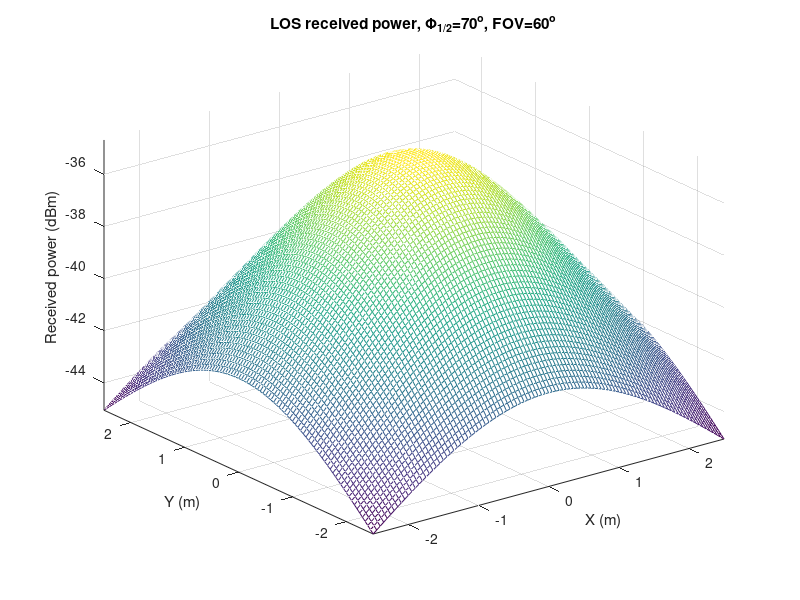

Reproduce this figure in MATLAB.
% FIXED version of Chapter3/program_3p1.m
% Program 3.1: LOS channel gain / received optical power on the receiving plane
% (single Lambertian LED in the centre of the ceiling).
%
% Fixes w.r.t. the original:
%  1. Optical concentrator gain is n^2/sin^2(FOV), not n^2/sin(FOV).
%  2. The concentrator only accepts light within its FOV: H = 0 for psi > FOV.
%  3. Units made explicit: power in mW, so 10*log10(P) is in dBm.
clear; clc; close all;

theta = 70;                           % LED semi-angle at half power (deg)
m = -log(2)/log(cosd(theta));         % Lambertian order of emission
P_total = 20;                         % transmitted optical power of the LED (mW)
Adet = 1e-4;                          % detector physical area of the PD (m^2)
%% Optics parameters
Ts = 1;                               % gain of optical filter (1 if not used)
index = 1.5;                          % refractive index of the concentrator
FOV = 60;                             % receiver field of view, semi-angle (deg)
G_Con = (index^2)/sind(FOV)^2;        % gain of the optical concentrator (FIX 1)
%% Room dimension
lx = 5; ly = 5; lz = 3;               % room dimension (m)
h = 2.15;                             % distance between source and receiver plane (m)
Nx = lx*20; Ny = ly*20;               % number of grid points in the receiver plane
XT = 0; YT = 0;                       % position of the LED
x = linspace(-lx/2, lx/2, Nx+1);
y = linspace(-ly/2, ly/2, Ny+1);
[XR, YR] = meshgrid(x, y);            % receiver plane grid
D1 = sqrt((XR-XT).^2 + (YR-YT).^2 + h^2);   % LED-to-receiver distance
cosphi = h./D1;                       % cos(irradiance angle) = cos(incidence angle)
psi = acosd(cosphi);                  % incidence angle at the receiver (deg)
%% LOS DC channel gain
H_LOS = (m+1)*Adet.*cosphi.^(m+1)./(2*pi.*D1.^2);  % = (m+1)A/(2 pi d^2) cos^m(phi) cos(psi)
H_LOS(psi > FOV) = 0;                 % FIX 2: outside the FOV nothing is received
P_rec = P_total.*H_LOS.*Ts.*G_Con;    % received power (mW)
P_rec_dBm = 10*log10(P_rec);          % (dBm)

figure;
meshc(x, y, P_rec_dBm);
xlabel('X (m)'); ylabel('Y (m)'); zlabel('Received power (dBm)');
title(sprintf('LOS received power, \\Phi_{1/2}=%g^o, FOV=%g^o', theta, FOV));
axis([-lx/2 lx/2 -ly/2 ly/2 min(P_rec_dBm(:)) max(P_rec_dBm(:))]);
fprintf('Received power: max %.2f dBm, min %.2f dBm\n', max(P_rec_dBm(:)), min(P_rec_dBm(:)));
